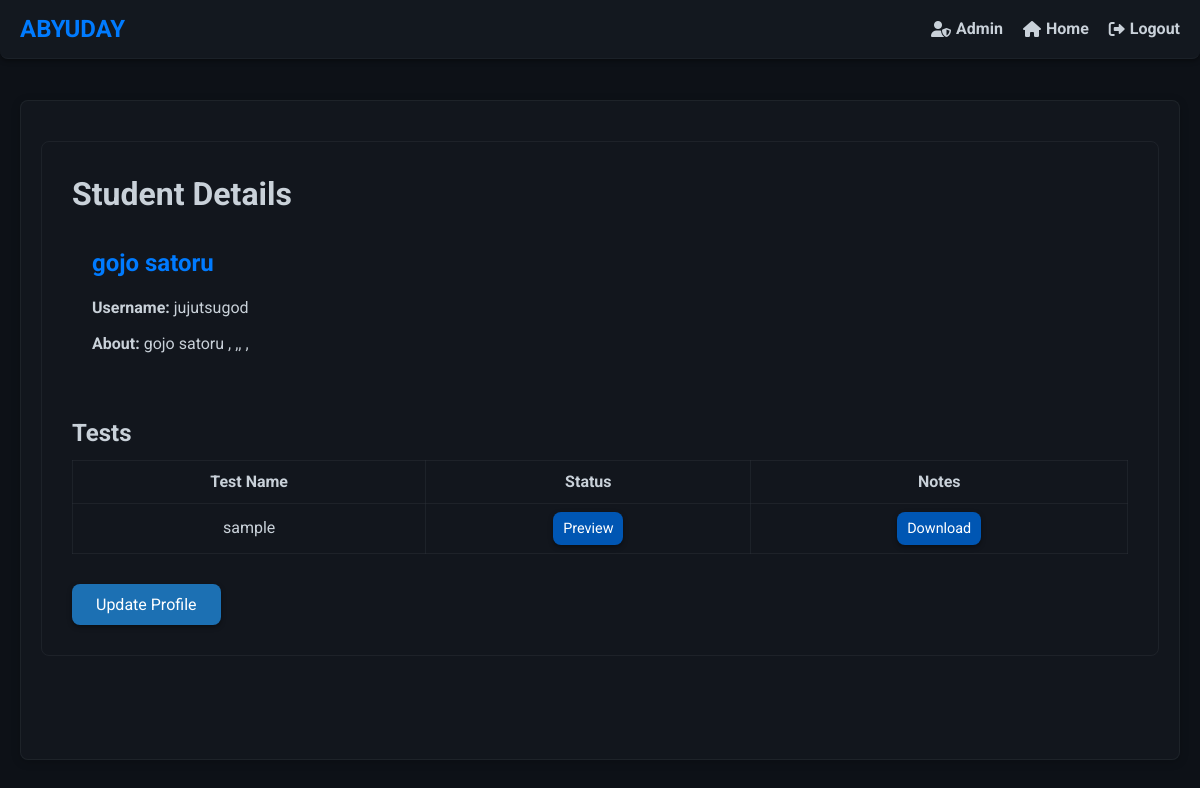
Page /students/2/ (signed in) on the earlier database version.
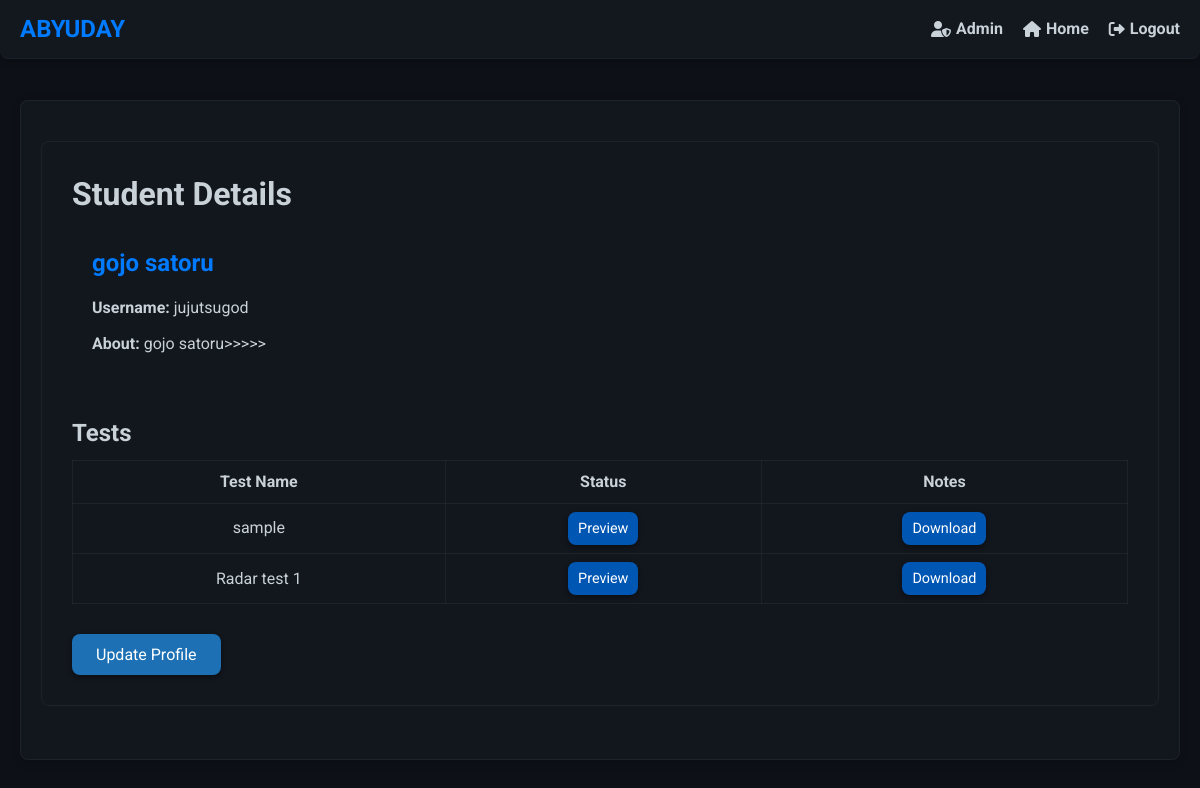
Same page on the later database version.
### firstapp/models.py (models this page shows, shortened)
class Students(models.Model):
    name = models.OneToOneField(User, on_delete=models.CASCADE, limit_choices_to={'groups__name': 'Students'})
    teacher = models.ForeignKey(Teacher, related_name='students',on_delete=models.CASCADE)
    description = models.TextField(blank=True)
    added_at= models.DateTimeField(auto_now_add=True)

class Test(models.Model):
    teacher = models.ForeignKey(Teacher, related_name='tests', on_delete=models.CASCADE)
    test_data=models.JSONField()
    display_name = models.CharField(max_length=100)
    test_name=models.CharField(max_length=100)
    test_total_marks=models.PositiveBigIntegerField()
    file_path=models.CharField(max_length=1000)
    start_time=models.DateTimeField()
    end_time=models.DateTimeField()

### firstapp/views.py (the view)
# urls.py: path('students/<int:pk>/',views.studentdetail.as_view(),name='detail-student'),
class studentdetail(LoginRequiredMixin,DetailView):
    model=Students
    def get_context_data(self, **kwargs: Any) -> dict[str, Any]:
        context=super().get_context_data(**kwargs)
        student=self.get_object()
        tests=TestAttempt.objects.filter(student=student)
        attempted_tests = [attempt.test.id for attempt in tests]
        context["attempted_tests"]=attempted_tests
        return context

### firstapp/templates/firstapp/students_detail.html (shortened to what this page needs)
{% extends "firstapp/base.html" %}
{% load firstapp_extras %}
{% block body_block %}
<div class="student-details">
    <h1>Student Details</h1>
    <div class="info-card">
        <h2>{{ students.name.first_name }} {{ students.name.last_name }}</h2>
        <p><strong>Username:</strong> {{ students.name.username }}</p>
        <p><strong>About:</strong> {{ students.description }}</p>
    </div>
    <h2>Tests</h2>
    <div class="table-responsive">
        <table class="bordered-table" >
            <thead>
                <tr>
                    <th>Test Name</th>
                    <th>Status</th>
                    <th>Notes</th>
                </tr>
            </thead>
            <tbody>
                {% for test in students.teacher.tests.all %}
                    <tr>
                        <td>{{ test.display_name }}</td>
                        {% if test.id in attempted_tests %}
                            <td><a href="{% url 'firstapp:preview-test' id=test.id  stud_id=students.id %}" class="tag-button">Preview</a></td>
                            <td><a href="{% url 'firstapp:download-file' test.file_path %}" class="tag-button">Download</a></td>
                        {% endif %}
                    </tr>
                {% endfor %}
            </tbody>
        </table>
    </div>
    {% if perms.firstapp.change_students %}
        <div class="action-buttons">
            <a href="{% url 'firstapp:update-student' pk=students.pk %}" class="update-profile-link">Update Profile</a>
        </div>
    {% endif %}
</div>
{% endblock %}

Differences in the rows shown:
changed Students "gojo": description "gojo satoru , ,, ," → "gojo satoru>>>>>"
added Test: display_name "Radar test 1", shows "Preview"
